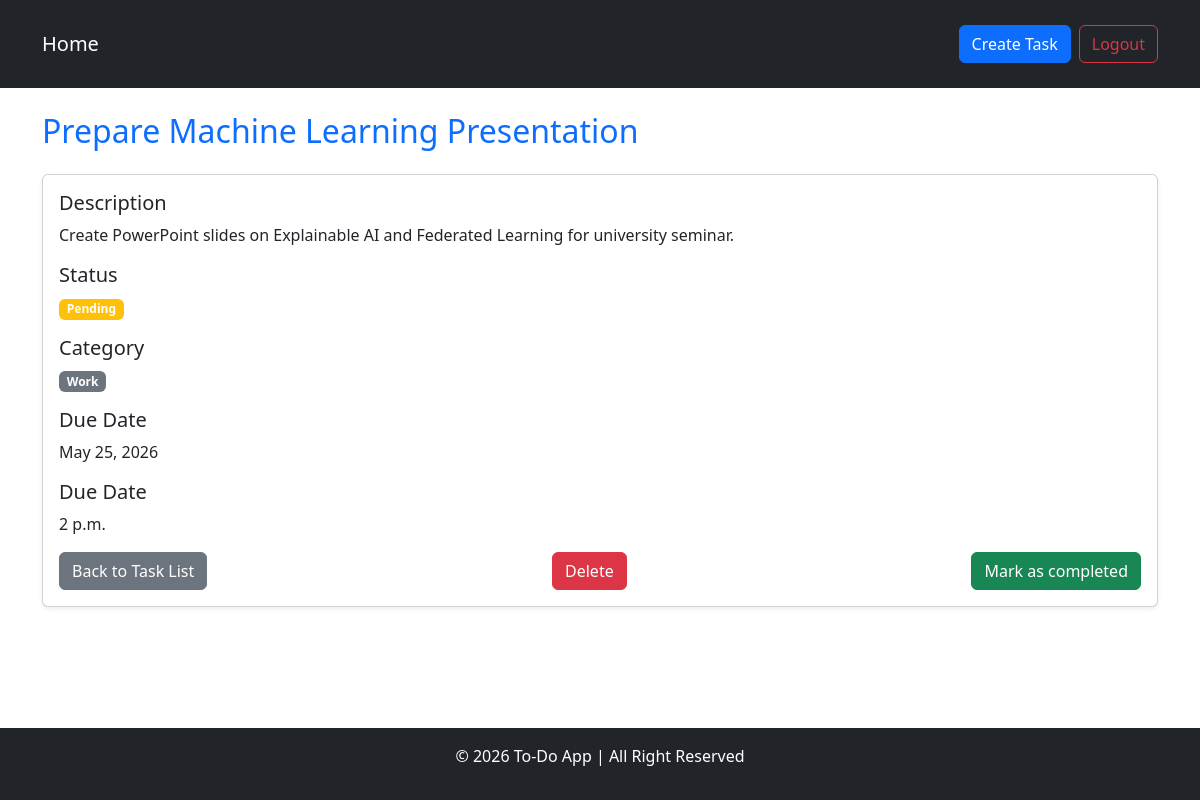
Screenshot of /task/4/ (signed in) with the database file from the repository.
### task/models.py (models this page shows, shortened)
class Task(models.Model):
    STATUS = [
        ('pending', 'Pending'),
        ('completed', 'Completed')
    ]
    CATEGORY = [
        ('work', 'Work'),
        ('personal', 'Personal'),
        ('other', 'Other')
    ]
    title = models.CharField(max_length=100)
    description = models.TextField()
    due_date = models.DateField()
    due_time = models.TimeField()
    status = models.CharField(max_length=10, choices=STATUS, default='pending')
    category = models.CharField(max_length=10, choices=CATEGORY)
    is_completed = models.BooleanField(default=False)
    user = models.ForeignKey(User, on_delete=models.CASCADE)

### task/views.py (the view)
# urls.py: path('task/<int:task_id>/', views.task_detail, name='task_detail'),
@login_required
def task_detail(request, task_id):
    task = get_object_or_404(Task, id=task_id, user=request.user)
    return render(request, 'task_detail.html', {'task' : task})

### task/templates/task_detail.html
{% extends "base.html" %}
{% block content %}
    <h2 class="mb-4 text-primary">{{ task.title }}</h2>
    <div class="card shadow-sm">
        <div class="card-body">
            <div class="mb-3">
                <h5>Description</h5>
                <p>{{ task.description }}</p>
            </div>
            <div class="mb-3">
                <h5>Status</h5>
                {% if task.is_completed %}
                    <span class="badge bg-success">Sompleted</span>
                {% else %}
                    <span class="badge bg-warning">Pending</span>
                {% endif %}
            </div>
            <div class="mb-3">
                <h5>Category</h5>
                <span class="badge bg-secondary">{{ task.get_category_display }}</span>
            </div>
            <div class="mb-3">
                <h5>Due Date</h5>
                <p>{{ task.due_date }}</p>
            </div>
            <div class="mb-3">
                <h5>Due Date</h5>
                <p>{{ task.due_time }}</p>
            </div>
            <div class="d-flex justify-content-between">
                <a href="{% url 'task_list' %}" class="btn btn-secondary">Back to Task List</a>
                <a href="{% url 'task_delete' task.id %}" class="btn btn-danger">Delete</a>                {% if not task.is_completed %}
                    <a href="{% url 'task_mark_completed' task.id %}" class="btn btn-success">Mark as completed</a>
                {% endif %}
            </div>
        </div>
    </div>
{% endblock  %}

### rows the page displays
Task: title "Prepare Machine Learning Presentation", description "Create PowerPoint slides on Explainable AI and Federated Learning for university seminar.", category "Work", due_date "May 25, 2026", due_time "2 p.m."
